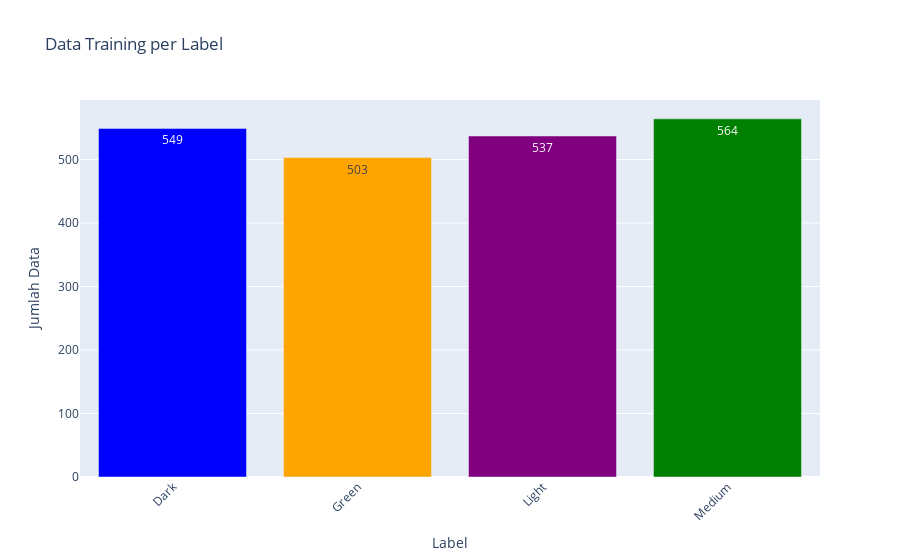

Source (notebook cell):
### Code cell
# Hitung jumlah data per label pada training dataset
unique, counts = np.unique(y_train, return_counts=True)
print(f"Data Training per Label:")
for i, (label, count) in enumerate(eye_disease_labels.items()):
    print(f"\t{label}\t: {counts[i]}")

print(f"Total Data Training\t: {len(y_train)}")

# Visualisasi bar chart dengan plotly data training dataset per label
# Define custom colors for each label
colors = ['blue', 'orange', 'purple', 'green', 'red'] 

fig = go.Figure(data=[go.Bar(
    x=list(eye_disease_labels.keys()),
    y=counts,
    marker_color=colors,  # Assign colors to bars
    text=counts,  # Add text labels
    textposition='auto'  
)])
fig.update_layout(
    title_text="Data Training per Label",
    xaxis_title="Label",
    yaxis_title="Jumlah Data",
    xaxis_tickangle=-45,  # Rotate x-axis labels for better readability
)
fig.show()

### Figure 1 — Plotly figure (JSON) as saved in the notebook; plotly's stock layout.template omitted (floating-point values rounded to 4 significant figures)
{"data": [{"marker": {"color": ["blue", "orange", "purple", "green", "red"]}, "text": [549.0, 503.0, 537.0, 564.0], "textposition": "auto", "type": "bar", "x": ["Dark", "Green", "Light", "Medium"], "y": [549, 503, 537, 564]}], "layout": {"title": {"text": "Data Training per Label"}, "xaxis": {"tickangle": -45, "title": {"text": "Label"}}, "yaxis": {"title": {"text": "Jumlah Data"}}}}
